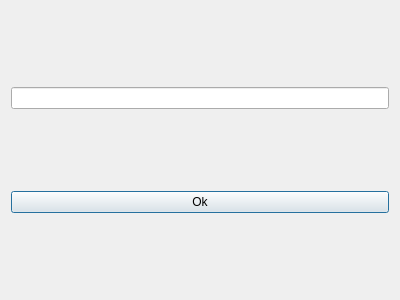
<?xml version="1.0" encoding="UTF-8"?>
<ui version="4.0">
 <class>getNameBackupFile</class>
 <widget class="QDialog" name="getNameBackupFile">
  <property name="geometry">
   <rect>
    <x>0</x>
    <y>0</y>
    <width>400</width>
    <height>300</height>
   </rect>
  </property>
  <property name="windowTitle">
   <string>Dialog</string>
  </property>
  <layout class="QVBoxLayout" name="verticalLayout">
   <item>
    <widget class="QLineEdit" name="lineEdit"/>
   </item>
   <item>
    <widget class="QPushButton" name="okBtn">
     <property name="text">
      <string>Ok</string>
     </property>
    </widget>
   </item>
  </layout>
 </widget>
 <resources/>
 <connections/>
</ui>
